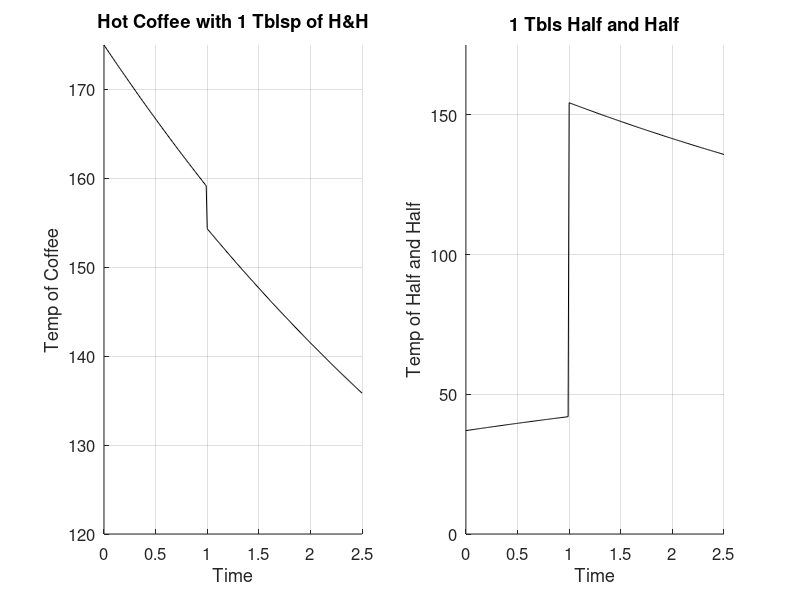
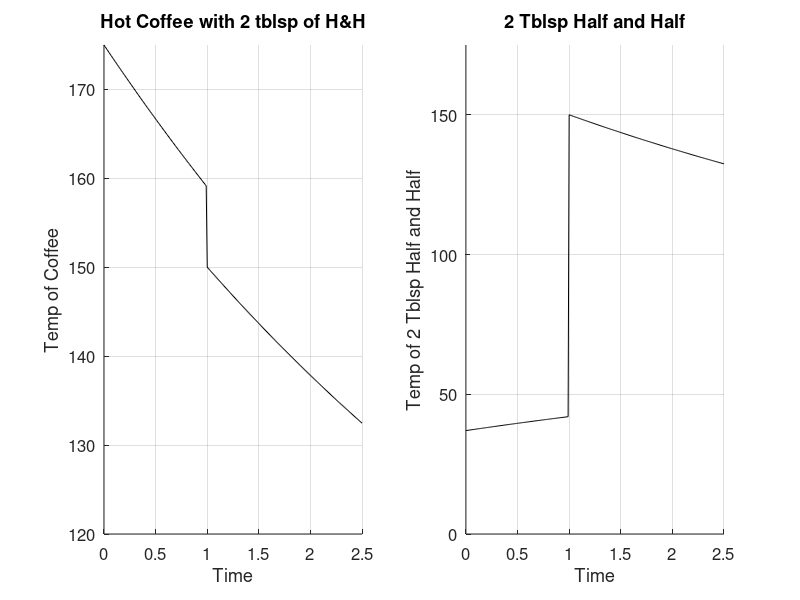
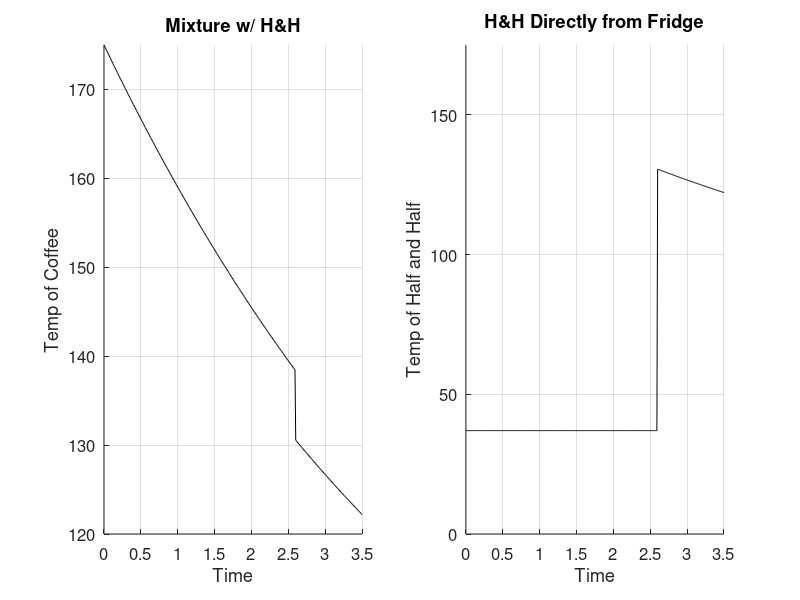

Write MATLAB code to recreate these figures, in order.
%% Modified Euler's Method
%Dr. Oster wants to drink his coffee at 130 degrees F however at time t = 0
%the coffee is 175 degrees F. He will add Half and Half to taste but also
%to cool off the coffee before drinkning. The Half and Half is at 37
%degrees F when exiting the fridge.
T_k = 70;        %Temp of the kitchen in F
%He wants as few tablespoons of HH as possible but needs his coffee within
%two minutes.
V_1 = 12;        %The volume of the coffee in oz
T_c = 175;       %Temp of coffee in F
%Using Newtons Law of Cooling as a model fo the temp of coffee in a mug
k = .165;        %Rate of cooling per min
%We have two factors, when to add the HH and how much.
%% 1 Tablespoon of H&H 
tbls = 1;              %Tablespoons of Half and Half
V_2 = tbls * .5;       %Converting Tbls to oz
T_HH = 37;             %Temp of HH in F

deltat = .01;               %Change in time
t = [0 : deltat : 2.5];     %Incrimenting time
n = 2.5/deltat;             %Number of size
timeHH_added = 1;           %Time the half and half is added to the coffee
HH_added = 0;                %Flag, tells us if the HH had been added
for i=1:n
    deltaT_c = (-k)*(T_c(i)-T_k) * deltat;          %Change in the temp of coffee
    deltaT_HH = (-k)*(T_HH(i) - T_k) * deltat;      %Change in the temp of HH
    T_c(i+1) = T_c(i) + deltaT_c;
    T_HH(i+1) = T_HH(i) + deltaT_HH;
    if(t(i+1) >= timeHH_added && HH_added == 0)
        T_c(i+1)  = (V_1 * T_c(i+1)  + V_2 * T_HH(i+1) )/(V_1 + V_2); %Temp of the mixture in F
        T_HH(i+1)=T_c(i+1);
        HH_added = 1;
    end %if
end %for

figure
subplot(1,2,1)
set(gca,'fontsize',12)

hold on
title('Hot Coffee with 1 Tblsp of H&H')
xlabel('Time')
ylabel('Temp of Coffee')
plot(t,T_c,'k')
axis([0 2.5 120 175])
grid on
hold off

subplot(1,2,2)
set(gca,'fontsize',12)

hold on
title('1 Tbls Half and Half')
xlabel('Time')
ylabel('Temp of Half and Half')
plot(t,T_HH,'k')
axis([0 2.5 0 175])
grid on
hold off

%Notice that when 1 tablespoon is added at time 0 , 1 or 2 (mins) the temp 
%of the coffee at 2 minutes is the same, approx 141.5 degrees F which is 
%too hot for Dr. Oster to drink.

%% 2 Tablespoons of H&H
T_k = 70;        %Temp of the kitchen in F
%He wants as few tablespoons of HH as possible but needs his coffee within
%two minutes.
V_1 = 12;        %The volume of the coffee in oz
T_c = 175;       %Temp of coffee in F
%Using Newtons Law of Cooling as a model fo the temp of coffee in a mug
k = .165;        %Rate of cooling per min

tbls = 2;              %Tablespoons of Half and Half
V_2 = tbls * .5;       %Converting Tbls to oz
T_HH = 37;             %Temp of HH in F

deltat = .01;               %Change in time
t = [0 : deltat : 2.5];     %Incrimenting time
n = 2.5/deltat;             %Number of size
timeHH_added = 1;           %Time the half and half is added to the coffee
HH_added = 0                %Flag, tells us if the HH had been added
for i=1:n
    deltaT_c = (-k)*(T_c(i)-T_k) * deltat;          %Change in the temp of coffee
    deltaT_HH = (-k)*(T_HH(i) - T_k) * deltat;      %Change in the temp of HH
    T_c(i+1) = T_c(i) + deltaT_c;
    T_HH(i+1) = T_HH(i) + deltaT_HH;
    if(t(i+1) >= timeHH_added && HH_added == 0)
        T_c(i+1)  = (V_1 * T_c(i+1)  + V_2 * T_HH(i+1) )/(V_1 + V_2); %Temp of the mixture in F
        T_HH(i+1)=T_c(i+1);
        HH_added = 1;
    end %if
end %for

pause

figure
subplot(1,2,1)
set(gca,'fontsize',12)

hold on
title('Hot Coffee with 2 tblsp of H&H')
xlabel('Time')
ylabel('Temp of Coffee')
plot(t,T_c,'k')
axis([0 2.5 120 175])
grid on
hold off

subplot(1,2,2)
set(gca,'fontsize',12)
hold on
title('2 Tblsp Half and Half')
xlabel('Time')
ylabel('Temp of 2 Tblsp Half and Half')
plot(t,T_HH,'k')
axis([0 2.5 0 175])
grid on
hold off

%Notice that when 2 tablespoon is added at time 0 , 1 or 2 (mins) the temp 
%of the coffee at 2 minutes is the same, approx 137.84 degrees F which is 
%too hot for Dr. Oster to drink.

%% Adding HH Directly from the Fridge 
tbls = 2;              %Tablespoons of Half and Half
V_2 = tbls * .5;       %Converting Tbls to oz
T_HH = 37;             %Temp of HH in F

T_k = 70;        %Temp of the kitchen in F
%He wants as few tablespoons of HH as possible but needs his coffee within
%two minutes.
V_1 = 12;        %The volume of the coffee in oz
T_c = 175;       %Temp of coffee in F
%Using Newtons Law of Cooling as a model fo the temp of coffee in a mug
k = .165;        %Rate of cooling per min

deltat = .01;               %Change in time
t = [0 : deltat : 3.5];     %Incrimenting time
n = 3.5/deltat;             %Number of size
timeHH_added = 2.6;         %Time the half and half is added to the coffee
HH_added = 0;               %Flag, tells us if the HH had been added
for i=1:n
    deltaT_c = (-k)*(T_c(i)-T_k) * deltat;
    deltaT_HH = (-k)*(T_HH(i) - T_k) * deltat;
    T_c(i+1) = T_c(i) + deltaT_c;
    
    if(t(i+1)<timeHH_added)
        deltaT_HH=0;             %There is no change of the HH   
    end %if    
    
    T_HH(i+1) = T_HH(i) + deltaT_HH;
    
    if(t(i+1) >= timeHH_added && HH_added == 0)
        T_c(i+1)  = (V_1 * T_c(i+1)  + V_2 * T_HH(i+1) )/(V_1 + V_2); %Temp of the mixture in F
        T_HH(i+1)=T_c(i+1);
        HH_added = 1;
    end %if
end %for

pause
figure

subplot(1,2,1)
set(gca,'fontsize',12)
hold on
title('Mixture w/ H&H')
xlabel('Time')
ylabel('Temp of Coffee')
plot(t,T_c,'k')
axis([0 3.5 120 175])
grid on
hold off

subplot(1,2,2)
set(gca,'fontsize',12)
hold on
title('H&H Directly from Fridge')
xlabel('Time')
ylabel('Temp of Half and Half')
plot(t,T_HH,'k')
axis([0 3.5 0 175])
grid on
hold off

pause
close all